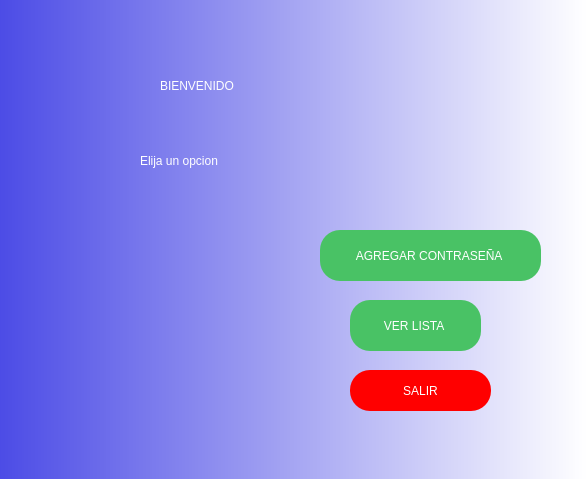
<?xml version="1.0" encoding="UTF-8"?>
<ui version="4.0">
 <class>MainWindow</class>
 <widget class="QMainWindow" name="MainWindow">
  <property name="geometry">
   <rect>
    <x>0</x>
    <y>0</y>
    <width>586</width>
    <height>479</height>
   </rect>
  </property>
  <property name="windowTitle">
   <string>MainWindow</string>
  </property>
  <property name="styleSheet">
   <string notr="true">QWidget#centralwidget{
background-color: qlineargradient(spread:reflect, x1:0, y1:0, x2:1, y2:0, stop:0 rgba(76, 76, 230, 255), stop:1 rgba(255, 255, 255, 255));}</string>
  </property>
  <widget class="QWidget" name="centralwidget">
   <widget class="QLabel" name="label">
    <property name="geometry">
     <rect>
      <x>0</x>
      <y>0</y>
      <width>801</width>
      <height>641</height>
     </rect>
    </property>
    <property name="text">
     <string/>
    </property>
    <property name="pixmap">
     <pixmap>b45e8435763d98ad1ed44ff627b67137.jpg</pixmap>
    </property>
    <property name="scaledContents">
     <bool>true</bool>
    </property>
   </widget>
   <widget class="QLabel" name="WELCOME">
    <property name="geometry">
     <rect>
      <x>160</x>
      <y>40</y>
      <width>271</width>
      <height>91</height>
     </rect>
    </property>
    <property name="styleSheet">
     <string notr="true">font: 75 28pt &quot;Calisto MT&quot;;
color: rgb(255, 255, 255);</string>
    </property>
    <property name="text">
     <string>BIENVENIDO </string>
    </property>
    <property name="scaledContents">
     <bool>true</bool>
    </property>
   </widget>
   <widget class="QLabel" name="lbl_opcion">
    <property name="geometry">
     <rect>
      <x>140</x>
      <y>130</y>
      <width>241</width>
      <height>61</height>
     </rect>
    </property>
    <property name="styleSheet">
     <string notr="true">color: rgb(255, 255, 255);
font: 22pt &quot;Sitka&quot;;</string>
    </property>
    <property name="text">
     <string>Elija un opcion</string>
    </property>
   </widget>
   <widget class="QLabel" name="lb_fondo">
    <property name="geometry">
     <rect>
      <x>30</x>
      <y>220</y>
      <width>221</width>
      <height>211</height>
     </rect>
    </property>
    <property name="styleSheet">
     <string notr="true">

border-radius: 30px; /* Cambia 10px por el radio deseado */</string>
    </property>
    <property name="text">
     <string/>
    </property>
    <property name="pixmap">
     <pixmap>pngtree-security-icon-png-image_8700464.png</pixmap>
    </property>
    <property name="scaledContents">
     <bool>true</bool>
    </property>
    <property name="margin">
     <number>0</number>
    </property>
   </widget>
   <widget class="QPushButton" name="Button_agregar">
    <property name="geometry">
     <rect>
      <x>320</x>
      <y>230</y>
      <width>221</width>
      <height>51</height>
     </rect>
    </property>
    <property name="whatsThis">
     <string>&lt;html&gt;&lt;head/&gt;&lt;body&gt;&lt;p align=&quot;center&quot;&gt;&lt;br/&gt;&lt;/p&gt;&lt;/body&gt;&lt;/html&gt;</string>
    </property>
    <property name="styleSheet">
     <string notr="true">background-color: rgb(73, 194, 101);
color: rgb(255, 255, 255);
font: 14pt &quot;MS Shell Dlg 2&quot;;
border-radius:20px;</string>
    </property>
    <property name="text">
     <string>AGREGAR CONTRASEÑA </string>
    </property>
   </widget>
   <widget class="QPushButton" name="Button_verlista">
    <property name="geometry">
     <rect>
      <x>350</x>
      <y>300</y>
      <width>131</width>
      <height>51</height>
     </rect>
    </property>
    <property name="styleSheet">
     <string notr="true">background-color: rgb(73, 194, 101);
color: rgb(255, 255, 255);
font: 14pt &quot;MS Shell Dlg 2&quot;;
border-radius:20px;</string>
    </property>
    <property name="text">
     <string>VER LISTA </string>
    </property>
   </widget>
   <widget class="QPushButton" name="Button_salir">
    <property name="geometry">
     <rect>
      <x>350</x>
      <y>370</y>
      <width>141</width>
      <height>41</height>
     </rect>
    </property>
    <property name="styleSheet">
     <string notr="true">background-color: rgb(255, 0, 0);
color: rgb(255, 255, 255);
font: 14pt &quot;MS Shell Dlg 2&quot;;
border-radius:20px;</string>
    </property>
    <property name="text">
     <string>SALIR</string>
    </property>
   </widget>
  </widget>
 </widget>
 <resources/>
 <connections/>
</ui>
